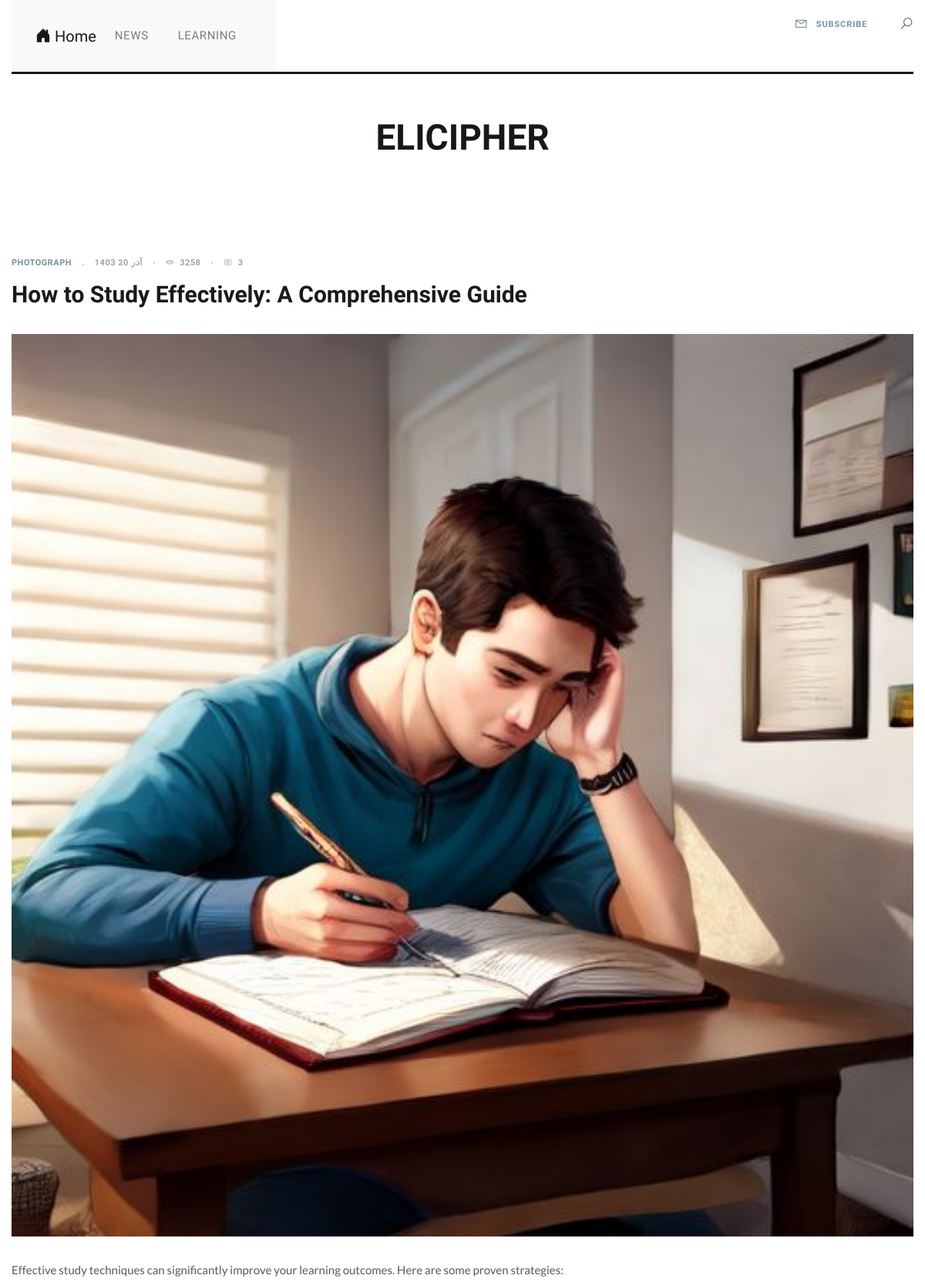
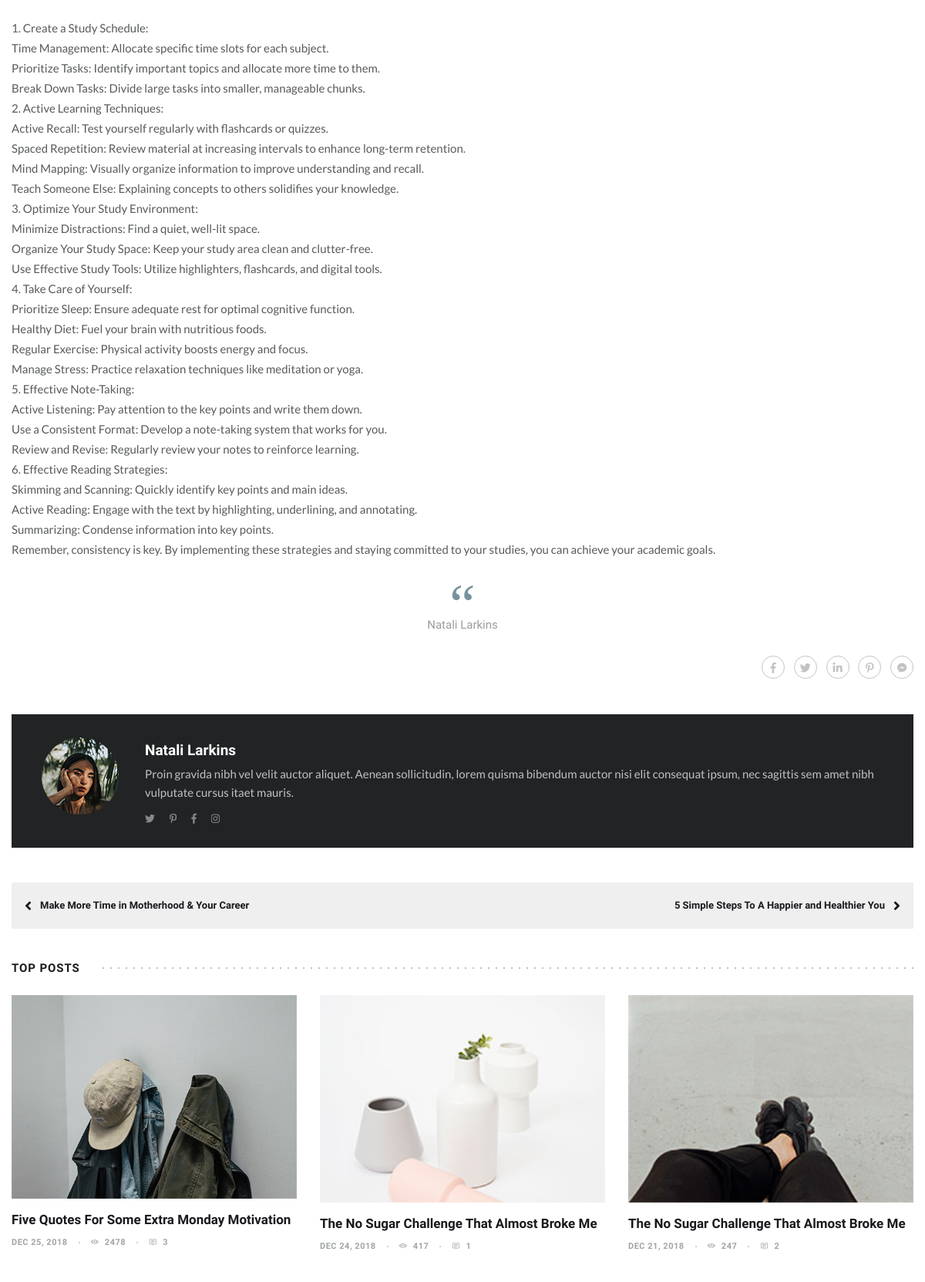
Screenshot of /article/how-to-study-effectively-a-comprehensive-guide/ (upper part) with the database file from the repository (2 pictures, top to bottom).
### home/models.py (models this page shows, shortened)
class Category(models.Model):
    Parent = models.ForeignKey('self' , default= None , null=True , blank= True , on_delete= models.SET_NULL , related_name="childeren" , verbose_name= "زیر دسته ")
    title = models.CharField(max_length=100 , verbose_name="عنوان دسته بندی")
    sluge = models.SlugField(max_length=100,unique=True , verbose_name= "آدرس دسته بندی")
    status = models.BooleanField(max_length=1  , verbose_name= "آيا نمایش داده شود؟")
    position = models.IntegerField(verbose_name= "پوزیشن")
    class Meta():
        verbose_name = "دسته بندی"
        verbose_name_plural = "دسته بندی ها"
        ordering = ['Parent__id','position']
    objects = CategoryManger()

class Article(models.Model):
    STATUS_CHOICES =(
        ('d' , 'پیش نویس'),
        ('p' , 'منتشر شده'),
    )
    title = models.CharField(max_length=100 , verbose_name="عنوان مقاله")
    sluge = models.SlugField(max_length=100,unique=True , verbose_name= "آدرس")
    description = models.TextField(verbose_name="محتوای مقاله")
    image = models.ImageField(upload_to="images", verbose_name= "تصویر مقاله")
    publish = models.DateTimeField(default=timezone.now , verbose_name= "زمان انتشار")
    created = models.DateField(auto_now_add=True)
    updated = models.DateField(auto_now=True)
    status = models.CharField(max_length=1 , choices=STATUS_CHOICES , verbose_name= "وضعیت")
    Category = models.ManyToManyField(Category , verbose_name= "دسته بندی", related_name= "Articles")
    class Meta():
        verbose_name = "مقاله"
        verbose_name_plural = "مقالات"
    def jpublish(self):
        return time_Converter(self.publish)
    objects = ArticleManger()

### home/views.py (the view)
# urls.py: path("article/<slug:slug>/",detail , name="detail"),
def detail(request , slug):
    context = {
      "Article" : get_object_or_404(Article.objects.Published() , sluge = slug),
    }
    return render(request , 'detail.html',context)

### extentions/jalali.py (called while the page is built)
    def persian_tuple(self):
        return self.persian_year, self.persian_month, self.persian_day

### extentions/utils.py (called while the page is built)
def time_Converter(time):
    mahhaye_shamsi = ['فروردین', 'اردیبهشت', 'خرداد', 'تیر', 'مرداد', 'شهریور', 'مهر', 'آبان', 'آذر', 'دی', 'بهمن', 'اسفند']
    time_to_str = "{},{},{}".format(time.year , time.month , time.day)
    time_to_tuple = jalali.Gregorian(time_to_str).persian_tuple()
    time_to_list = list(time_to_tuple)
    for index , mounth in enumerate(mahhaye_shamsi):
        if time_to_list[1] == index+1 :
            time_to_list[1] = mounth
            break
    output = "{} {} {}".format(
        time_to_list[0],
        time_to_list[1],
        time_to_list[2],
        time.hour,
        time.minute,
    )
    return output

### home/models.py (called while the page is built)
    def Published(self):
        return self.filter(status = 'p')

### home/templatetags/base_tags.py (called while the page is built)
@register.inclusion_tag("partials/category_navbar.html")
def Category_Navbar():
    return {"Category" : Category.objects.all()}

### home/templates/detail.html (shortened to what this page needs)
{% extends 'Base.html' %}
{% block details %}
		<section class="main-content p-80">
			<div class="container">
				<div class="row">
					<div class="col-lg-8 mr-50">
						<div class="single-page-content">
							<div class="standard-post">
								<div class="blog-item">
									<div class="blog-info">
										<ul class="meta">
											<li><a href="#" title="" class="post-category">Photograph</a></li>
											<li>{{Article.jpublish}}</li>
											<li><i class="la la-eye"></i>3258</li>
											<li><a href="#" title=""><i class="la la-comment-o"></i>3</a></li>
										</ul>
										<h3 class="post-title">{{Article.title}}</h3>
									</div>
									<div class="blog-img">
										<img src="{{Article.image.url}}" alt="">
									</div>
									<p>{{ Article.description | linebreaks }}</p>
									<blockquote>
										<span>Natali Larkins</span>
									</blockquote>
									<div class="post-catgs-links">
										<ul class="social-links">
											<li><a href="#" title=""><i class="fab fa-facebook-f"></i></a></li>
											<li><a href="#" title=""><i class="fab fa-twitter"></i></a></li>
											<li><a href="#" title=""><i class="fab fa-linkedin-in"></i></a></li>
											<li><a href="#" title=""><i class="fab fa-pinterest-p"></i></a></li>
											<li><a href="#" title=""><i class="fab fa-facebook-messenger"></i></a></li>
										</ul>
									</div>
									<div class="post-author-info">
										<div class="author-img">
											<img src="static/blog/images/resources/auth-img.png" alt="">
										</div>
										<div class="author-info">
											<h3><a href="#" title="">Natali Larkins</a></h3>
											<p>Proin gravida nibh vel velit auctor aliquet. Aenean sollicitudin, lorem quisma bibendum auctor nisi elit consequat ipsum, nec sagittis sem amet nibh vulputate cursus itaet mauris. </p>
											<ul class="social-links">
												<li><a href="#" title=""><i class="fab fa-twitter"></i></a></li>
												<li><a href="#" title=""><i class="fab fa-pinterest-p"></i></a></li>
												<li><a href="#" title=""><i class="fab fa-facebook-f"></i></a></li>
												<li><a href="#" title=""><i class="fab fa-instagram"></i></a></li>
											</ul>
										</div>
									</div>
									<div class="post-control">
										<ul>
											<li class="prev-p">
												<a href="#" title=""> <i class="fa fa-angle-left"></i>Make More Time in Motherhood & Your Career</a>
											</li>
											<li class="next-p">
												<a href="#" title=""><i class="fa fa-angle-right"></i>5 Simple Steps To A Happier and Healthier You</a>
											</li>
										</ul>
									</div>
								</div>
							</div>
							<div class="blog-section tp-pst">
								<div class="sec-title">
									<h3>Top Posts </h3>
								</div>
								<div class="blog-items">
									<div class="row">
										<div class="col-lg-4 col-md-4 col-sm-6 col-12">
											<div class="blog-item">
												<div class="blog-img">
													<img src="static/blog/images/resources/item9.jpg" alt="">
												</div>
												<div class="blog-info">
													<h3 class="post-title"><a href="standard-post.html" title="">Five Quotes For Some Extra Monday Motivation</a></h3>
													<ul class="meta">
														<li>Dec 25, 2018 </li>
														<li><i class="la la-eye"></i>2478</li>
														<li><a href="#" title=""><i class="la la-comment-o"></i>3</a></li>
													</ul>
												</div>
											</div>
										</div>
										<div class="col-lg-4 col-md-4 col-sm-6 col-12">
											<div class="blog-item">
												<div class="blog-img">
													<img src="static/blog/images/resources/item10.jpg" alt="">
												</div>
												<div class="blog-info">
													<h3 class="post-title"><a href="standard-post.html" title="">The No Sugar Challenge That Almost Broke Me</a></h3>
													<ul class="meta">
														<li>Dec 24, 2018 </li>
														<li><i class="la la-eye"></i>417</li>
														<li><a href="#" title=""><i class="la la-comment-o"></i>1</a></li>
													</ul>
												</div>
											</div>
										</div>
										<div class="col-lg-4 col-md-4 col-sm-6 col-12">
											<div class="blog-item">
												<div class="blog-img">
													<img src="static/blog/images/resources/item11.jpg" alt="">
												</div>
												<div class="blog-info">
													<h3 class="post-title"><a href="standard-post.html" title="">The No Sugar Challenge That Almost Broke Me</a></h3>
													<ul class="meta">
														<li>Dec 21, 2018 </li>
														<li><i class="la la-eye"></i>247</li>
														<li><a href="#" title=""><i class="la la-comment-o"></i>2</a></li>
													</ul>
												</div>
											</div>
										</div>
									</div>
								</div>
							</div>
						</div>
					</div>
				</div>
			</div>
		</section>
{% endblock %}

### home/templates/partials/category_navbar.html (shortened to what this page needs)
<nav class="navbar navbar-expand-lg navbar-light bg-light">
    <div class="container-fluid">
      <a class="navbar-brand" href="#">
        <i class="bi bi-house-door-fill"></i> Home
      </a>
      <div class="collapse navbar-collapse" id="navbarCategoryMenu">
        <ul class="navbar-nav">
          {% for category in Category %}
            {% if category.Parent == None %}
            <li class="nav-item dropdown">
              <a class="nav-link dropdown-toggle" href=""
                 role="button" data-bs-toggle="dropdown" aria-expanded="false">
                {{ category.title }}
              </a>
            </li>
            {% endif %}
          {% endfor %}
        </ul>
      </div>
    </div>
  </nav>

### home/static/blog/css/responsive.css (style rules this page uses)
@media (max-width: 1200px) { .container { max-width: 100%;padding: 0 15px; } }
@media (max-width: 1200px) { .blog-items.main .row .col-lg-8, .main-content > .container > .row > .col-lg-8 { max-width: 100%;margin: 0;padding: 0 8px; } }
@media (max-width: 1200px) { .blog-items.main .row, .main-content > .container > .row { margin: 0 -8px; } }
@media (max-width: 1200px) { .mr-50 { margin: 0 !important; } }

### home/static/blog/css/color.css (style rules this page uses)
.subscribe-btn, .subscribe-btn:hover, .blog-info .post-category, .sub-menu li a:hover { color: #77929f; }
.social-links li a:before, .social-links li a:after, .page-item.active .page-link, .page-item .page-link:hover, .cont-form-sec form input[type="submit"], .sub-menu li a:before, .blobs .blob-center, .blob { background-color: #77929f; }

### home/templates/Base.html (style rules this page uses)
.dropdown-toggle::after { display: none !important; }

### rows the page displays
Category: title "NEWS"
Category: title "LEARNING"
Article: jpublish "1403 آذر 20", title "How to Study Effectively: A Comprehensive Guide", image (picture), description "Effective study techniques can significantly improve your learning outcomes. Here are some proven strategies: 1. Create a Study Schedule: Time Management: Allocate specific time slots for each subject. Prioritize Tasks: Identify important topics and allocate more time to them. Break Down Tasks: Divide large tasks into smaller, manageable chunks. 2. Active Learning Techniques: Active Recall: Test yourself regularly with flashcards or quizzes. Spaced Repetition: Review material at increasing intervals to enhance long-term retention. Mind Mapping: Visually organize information to improve understanding and recall. Teach Someone Else: Explaining concepts to others solidifies your knowledge. 3.…"
